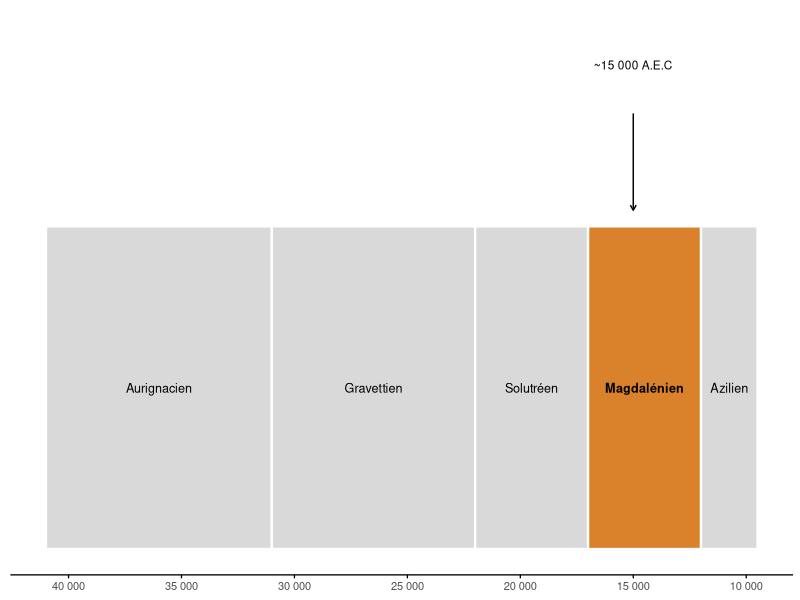

The R script that drew this image:
## ---- chunk 1
#| label: fig-frise-magdalenien
#| fig-cap: "Le Magdalénien dans la séquence du Paléolithique supérieur (dates approximatives, années A.E.C)."
#| fig-width: 8
#| fig-height: 2.2
#| echo: false
#| warning: false
#| message: false

library(ggplot2)

cultures <- data.frame(
  nom   = c("Aurignacien", "Gravettien", "Solutréen", "Magdalénien", "Azilien"),
  debut = c(-41000, -31000, -22000, -17000, -12000),
  fin   = c(-31000, -22000, -17000, -12000,  -9500)
)
cultures$focus <- cultures$nom == "Magdalénien"

etiquette_annees <- function(x) format(abs(x), big.mark = " ", scientific = FALSE, trim = TRUE)

ggplot(cultures) +
  geom_rect(aes(xmin = debut, xmax = fin, ymin = 0, ymax = 1, fill = focus),
            colour = "white", linewidth = 0.8) +
  geom_text(aes(x = (debut + fin) / 2, y = 0.5, label = nom,
                fontface = ifelse(focus, "bold", "plain")),
            size = 3.2) +
  # repère ~15 000 BCE
  annotate("segment", x = -15000, xend = -15000, y = 1.05, yend = 1.35,
           arrow = arrow(length = unit(1.5, "mm"), ends = "first")) +
  annotate("text", x = -15000, y = 1.5, label = "~15 000 A.E.C", size = 3) +
  scale_fill_manual(values = c(`TRUE` = "#d9822b", `FALSE` = "grey85"), guide = "none") +
  scale_x_continuous(labels = etiquette_annees,
                     breaks = seq(-40000, -10000, by = 5000)) +
  coord_cartesian(ylim = c(0, 1.6)) +
  labs(x = NULL, y = NULL) +
  theme_minimal(base_size = 10) +
  theme(axis.text.y = element_blank(),
        panel.grid = element_blank(),
        axis.line.x = element_line(),
        axis.ticks.x = element_line())
